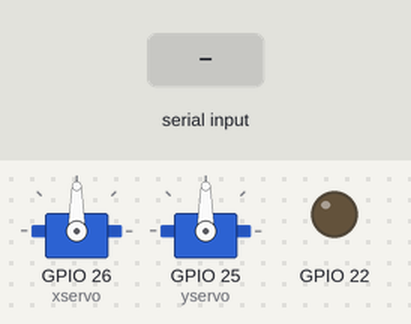
Simulated run of this sketch. Board: ESP32. On the bench: 2 × servo, output pins drawn as LEDs (lit = HIGH). Inputs (shaded band) come from the test bench. What the sketch prints to the serial monitor is not drawn.

Above: at 1.2 s.
1.3 s: "x90\n" received over Serial
At 2.3 s:
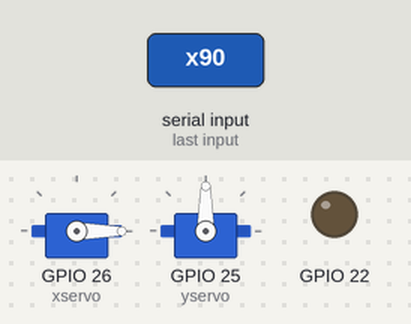
2.8 s: "x,45\n" received over Serial
At 3.5 s:
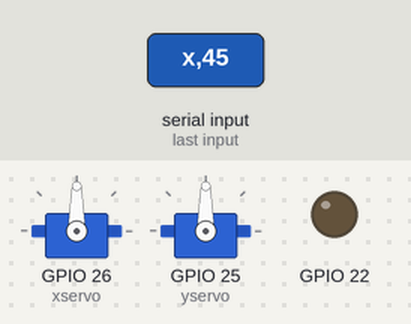
4.3 s: "y90\n" received over Serial
At 4.6 s:
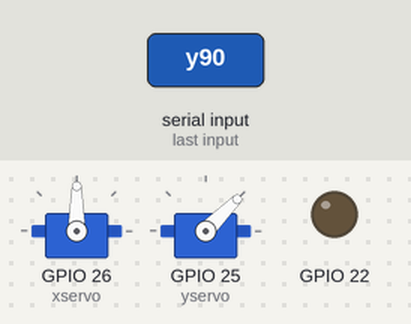
5.8 s: "y,45\n" received over Serial
At 6.9 s:
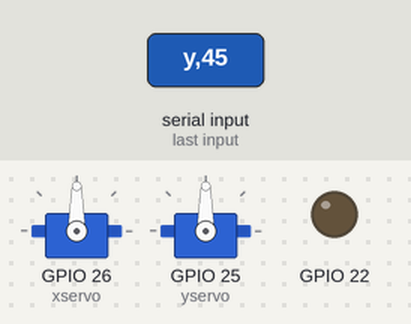
7.3 s: "x" received over Serial
At 8.1 s:
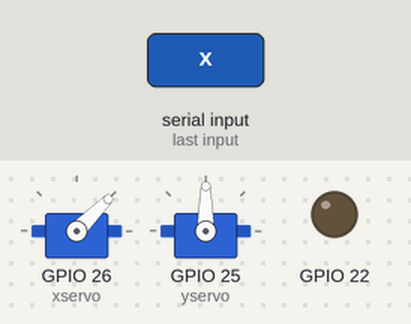
8.8 s: "y" received over Serial
At 9.2 s:
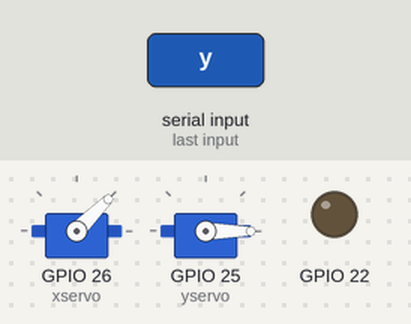
Timing chart, 0 to 11.3 s (numbered marks = the images above; inputs shaded):
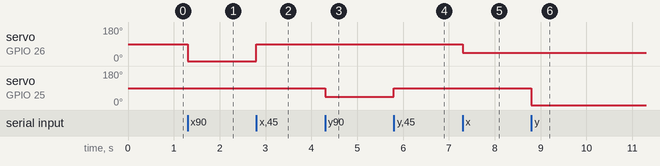

Measured:
- after the input at 1.3 s, servo on GPIO 26 (xservo): 90° → 0° at once
- after the input at 2.8 s, servo on GPIO 26 (xservo): 0° → 90° at once
- after the input at 4.3 s, servo on GPIO 25 (yservo): 90° → 45° at once
- after the input at 5.8 s, servo on GPIO 25 (yservo): 45° → 90° at once
- after the input at 7.3 s, servo on GPIO 26 (xservo): 90° → 45° at once
- after the input at 8.8 s, servo on GPIO 25 (yservo): 90° → 0° at once

The sketch:

ArduinoIDE_code__for_ESP-32_.ino
```cpp
//Arduino code:
#include <ESP32Servo.h>

Servo yservo;  Servo xservo; // servos for x and y
//set initial values for x and y
int ypos = 0;
int xpos= 0;

void setup(){
  xservo.attach(26); //(analog pin 0) for the x servo
  yservo.attach(25);  //(analog pin 1) for the y server
  pinMode(22, OUTPUT);

  Serial.begin(19200); // 19200 is the rate of communication
  Serial.println("Rolling"); // some output for debug purposes.

}

void loop() {
  static int v = 0; // value to be sent to the servo (0-180)
  if ( Serial.available()) {
    char ch = Serial.read(); // read in a character from the serial port and assign to ch
    switch(ch) { // switch based on the value of ch
      case '0'...'9': // if it's numeric
        v = v * 10 + ch - '0';
        /*
           so if the chars sent are 45x (turn x servo to 45 degs)..
           v is the value we want to send to the servo and it is currently 0
           The first char (ch) is 4 so
           0*10 = 0 + 4 - 0 = 4;
           Second char is 4;
           4*10 = 40 + 5 = 45 - 0 = 45;
           Third char is not a number(0-9) so we  drop through...
        */
        break;
      case 'x': // if it's x
      /*
       ....and land here
       where we send the value of v which is now 45 to the x servo
       and then reset v to 0
      */
        xservo.write(v);
        v = 0;
        break;
      case 'y':
       yservo.write(v);
        v = 0;
        break;
        case 'f':

       if(v>=100){digitalWrite(22, HIGH);  }
       if(v<100){digitalWrite(22, LOW);  }
        v = 0;
        break;
    }
  }
}
```
